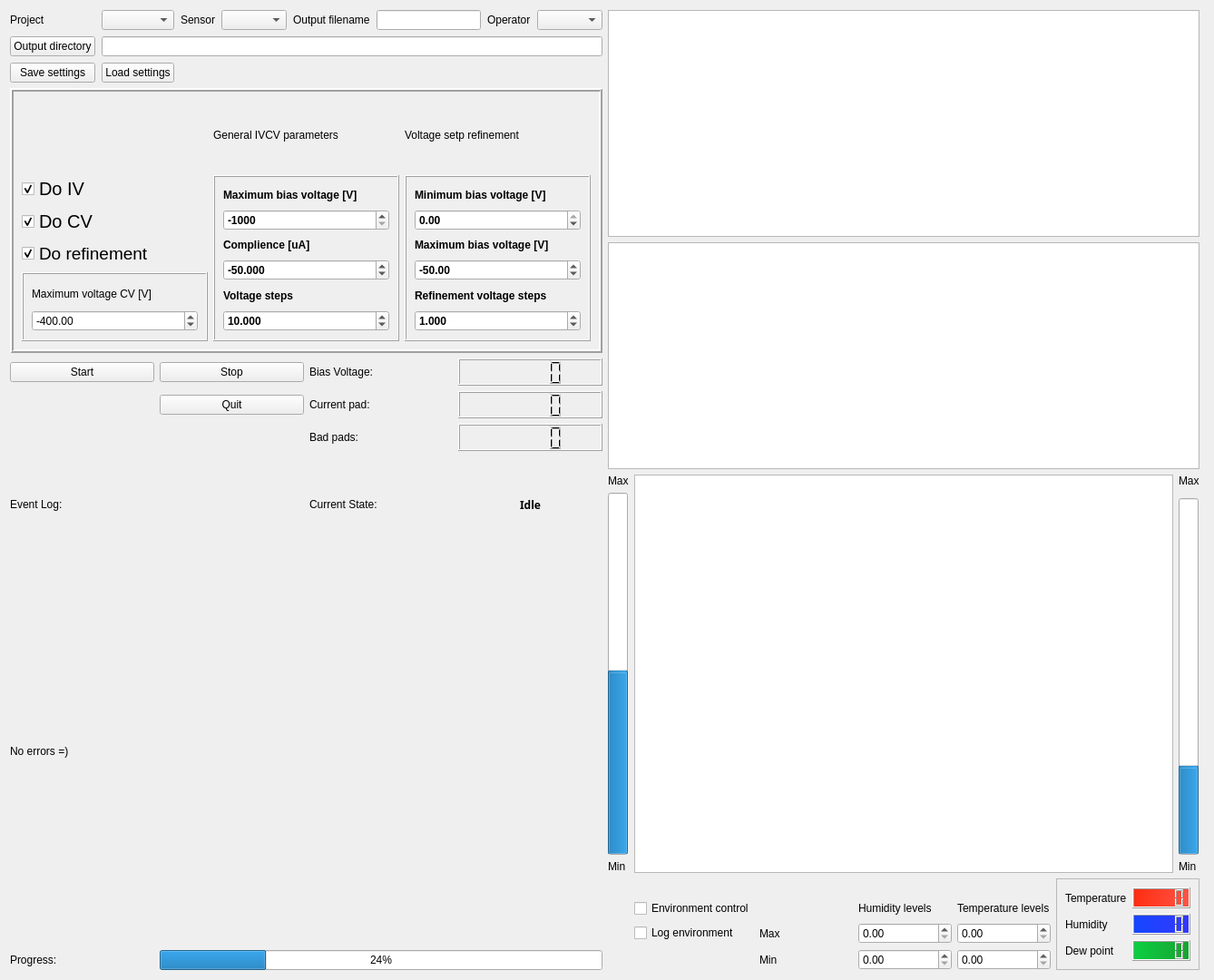
<?xml version="1.0" encoding="UTF-8"?>
<ui version="4.0">
 <class>QTC_main_widget</class>
 <widget class="QWidget" name="QTC_main_widget">
  <property name="geometry">
   <rect>
    <x>0</x>
    <y>0</y>
    <width>1338</width>
    <height>1080</height>
   </rect>
  </property>
  <property name="windowTitle">
   <string>Form</string>
  </property>
  <layout class="QGridLayout" name="gridLayout_3">
   <item row="0" column="0">
    <layout class="QGridLayout" name="settings_layout">
     <property name="sizeConstraint">
      <enum>QLayout::SetDefaultConstraint</enum>
     </property>
     <property name="spacing">
      <number>7</number>
     </property>
     <item row="2" column="0">
      <widget class="QPushButton" name="save_to_button">
       <property name="text">
        <string>Output directory</string>
       </property>
      </widget>
     </item>
     <item row="7" column="0">
      <widget class="QPushButton" name="save_settings_button">
       <property name="text">
        <string>Save settings</string>
       </property>
      </widget>
     </item>
     <item row="1" column="1">
      <widget class="QComboBox" name="proj_comboBox"/>
     </item>
     <item row="1" column="5">
      <widget class="QLineEdit" name="filename"/>
     </item>
     <item row="7" column="1">
      <widget class="QPushButton" name="load_settings_button">
       <property name="text">
        <string>Load settings</string>
       </property>
      </widget>
     </item>
     <item row="1" column="2">
      <widget class="QLabel" name="sensor_label">
       <property name="text">
        <string>Sensor</string>
       </property>
      </widget>
     </item>
     <item row="2" column="1" colspan="7">
      <widget class="QLineEdit" name="output_dir_edit"/>
     </item>
     <item row="1" column="6">
      <widget class="QLabel" name="operator_label">
       <property name="maximumSize">
        <size>
         <width>16777215</width>
         <height>16777215</height>
        </size>
       </property>
       <property name="text">
        <string>Operator</string>
       </property>
      </widget>
     </item>
     <item row="1" column="0">
      <widget class="QLabel" name="project_label">
       <property name="text">
        <string>Project</string>
       </property>
      </widget>
     </item>
     <item row="1" column="7">
      <widget class="QComboBox" name="operator_comboBox"/>
     </item>
     <item row="1" column="3">
      <widget class="QComboBox" name="sensor_comboBox"/>
     </item>
     <item row="1" column="4">
      <widget class="QLabel" name="filename_label">
       <property name="text">
        <string>Output filename</string>
       </property>
      </widget>
     </item>
    </layout>
   </item>
   <item row="0" column="1" rowspan="2">
    <widget class="PlotWidget" name="IV_plot">
     <property name="minimumSize">
      <size>
       <width>0</width>
       <height>250</height>
      </size>
     </property>
    </widget>
   </item>
   <item row="0" column="2" rowspan="4">
    <spacer name="verticalSpacer">
     <property name="orientation">
      <enum>Qt::Vertical</enum>
     </property>
     <property name="sizeHint" stdset="0">
      <size>
       <width>5</width>
       <height>500</height>
      </size>
     </property>
    </spacer>
   </item>
   <item row="1" column="0" rowspan="2">
    <widget class="QFrame" name="DoIVCVframe">
     <property name="maximumSize">
      <size>
       <width>16777215</width>
       <height>16777215</height>
      </size>
     </property>
     <property name="autoFillBackground">
      <bool>false</bool>
     </property>
     <property name="styleSheet">
      <string notr="true"/>
     </property>
     <property name="frameShape">
      <enum>QFrame::Box</enum>
     </property>
     <property name="frameShadow">
      <enum>QFrame::Raised</enum>
     </property>
     <property name="lineWidth">
      <number>2</number>
     </property>
     <layout class="QGridLayout" name="gridLayout_2">
      <item row="1" column="1" rowspan="4">
       <widget class="QFrame" name="IV_settings_settings_2">
        <property name="maximumSize">
         <size>
          <width>16777215</width>
          <height>16777215</height>
         </size>
        </property>
        <property name="font">
         <font>
          <weight>75</weight>
          <bold>true</bold>
          <underline>false</underline>
         </font>
        </property>
        <property name="styleSheet">
         <string notr="true"/>
        </property>
        <property name="frameShape">
         <enum>QFrame::Box</enum>
        </property>
        <property name="frameShadow">
         <enum>QFrame::Raised</enum>
        </property>
        <layout class="QVBoxLayout" name="verticalLayout_5">
         <item>
          <widget class="QLabel" name="max_voltage_label_2">
           <property name="text">
            <string>Maximum bias voltage [V]</string>
           </property>
          </widget>
         </item>
         <item>
          <widget class="QDoubleSpinBox" name="max_voltage_2">
           <property name="decimals">
            <number>0</number>
           </property>
           <property name="minimum">
            <double>-1000.000000000000000</double>
           </property>
           <property name="maximum">
            <double>0.000000000000000</double>
           </property>
           <property name="singleStep">
            <double>10.000000000000000</double>
           </property>
           <property name="value">
            <double>-1000.000000000000000</double>
           </property>
          </widget>
         </item>
         <item>
          <widget class="QLabel" name="complience_label_2">
           <property name="text">
            <string>Complience [uA]</string>
           </property>
          </widget>
         </item>
         <item>
          <widget class="QDoubleSpinBox" name="complience_2">
           <property name="decimals">
            <number>3</number>
           </property>
           <property name="minimum">
            <double>-1000.000000000000000</double>
           </property>
           <property name="maximum">
            <double>0.000000000000000</double>
           </property>
           <property name="singleStep">
            <double>0.100000000000000</double>
           </property>
           <property name="value">
            <double>-50.000000000000000</double>
           </property>
          </widget>
         </item>
         <item>
          <widget class="QLabel" name="voltages_steps_label_2">
           <property name="text">
            <string>Voltage steps</string>
           </property>
          </widget>
         </item>
         <item>
          <widget class="QDoubleSpinBox" name="voltage_steps_2">
           <property name="buttonSymbols">
            <enum>QAbstractSpinBox::UpDownArrows</enum>
           </property>
           <property name="decimals">
            <number>3</number>
           </property>
           <property name="maximum">
            <double>1000.000000000000000</double>
           </property>
           <property name="value">
            <double>10.000000000000000</double>
           </property>
          </widget>
         </item>
        </layout>
       </widget>
      </item>
      <item row="1" column="0">
       <widget class="QCheckBox" name="doIV_checkBox_2">
        <property name="enabled">
         <bool>true</bool>
        </property>
        <property name="font">
         <font>
          <pointsize>15</pointsize>
         </font>
        </property>
        <property name="text">
         <string>Do IV</string>
        </property>
        <property name="checked">
         <bool>true</bool>
        </property>
       </widget>
      </item>
      <item row="0" column="2">
       <widget class="QLabel" name="refinement_settings_label_2">
        <property name="text">
         <string>Voltage setp refinement</string>
        </property>
       </widget>
      </item>
      <item row="0" column="1">
       <widget class="QLabel" name="general_settings_label_2">
        <property name="text">
         <string>General IVCV parameters</string>
        </property>
       </widget>
      </item>
      <item row="2" column="0">
       <widget class="QCheckBox" name="doCV_checkBox_2">
        <property name="font">
         <font>
          <pointsize>15</pointsize>
         </font>
        </property>
        <property name="text">
         <string>Do CV</string>
        </property>
        <property name="checked">
         <bool>true</bool>
        </property>
       </widget>
      </item>
      <item row="3" column="0">
       <widget class="QCheckBox" name="doRef_checkBox_2">
        <property name="font">
         <font>
          <pointsize>14</pointsize>
         </font>
        </property>
        <property name="text">
         <string>Do refinement</string>
        </property>
        <property name="checked">
         <bool>true</bool>
        </property>
       </widget>
      </item>
      <item row="1" column="2" rowspan="4">
       <widget class="QFrame" name="Refinement_settings_label_2">
        <property name="maximumSize">
         <size>
          <width>16777215</width>
          <height>16777215</height>
         </size>
        </property>
        <property name="font">
         <font>
          <weight>75</weight>
          <bold>true</bold>
          <underline>false</underline>
         </font>
        </property>
        <property name="styleSheet">
         <string notr="true"/>
        </property>
        <property name="frameShape">
         <enum>QFrame::Box</enum>
        </property>
        <property name="frameShadow">
         <enum>QFrame::Raised</enum>
        </property>
        <layout class="QVBoxLayout" name="verticalLayout_4">
         <item>
          <widget class="QLabel" name="minimu_refinement_label_2">
           <property name="text">
            <string>Minimum bias voltage [V]</string>
           </property>
          </widget>
         </item>
         <item>
          <widget class="QDoubleSpinBox" name="min_refine_spin_2">
           <property name="decimals">
            <number>2</number>
           </property>
           <property name="minimum">
            <double>-1000.000000000000000</double>
           </property>
           <property name="maximum">
            <double>0.000000000000000</double>
           </property>
           <property name="singleStep">
            <double>10.000000000000000</double>
           </property>
           <property name="value">
            <double>0.000000000000000</double>
           </property>
          </widget>
         </item>
         <item>
          <widget class="QLabel" name="maximum_refinement_label_2">
           <property name="text">
            <string>Maximum bias voltage [V]</string>
           </property>
          </widget>
         </item>
         <item>
          <widget class="QDoubleSpinBox" name="max_refine_spin_2">
           <property name="decimals">
            <number>2</number>
           </property>
           <property name="minimum">
            <double>-1000.000000000000000</double>
           </property>
           <property name="maximum">
            <double>0.000000000000000</double>
           </property>
           <property name="singleStep">
            <double>10.000000000000000</double>
           </property>
           <property name="value">
            <double>-50.000000000000000</double>
           </property>
          </widget>
         </item>
         <item>
          <widget class="QLabel" name="voltages_steps_refine_label_2">
           <property name="text">
            <string>Refinement voltage steps</string>
           </property>
          </widget>
         </item>
         <item>
          <widget class="QDoubleSpinBox" name="refine_step_spin_2">
           <property name="buttonSymbols">
            <enum>QAbstractSpinBox::UpDownArrows</enum>
           </property>
           <property name="decimals">
            <number>3</number>
           </property>
           <property name="maximum">
            <double>1000.000000000000000</double>
           </property>
           <property name="value">
            <double>1.000000000000000</double>
           </property>
          </widget>
         </item>
        </layout>
       </widget>
      </item>
      <item row="4" column="0">
       <widget class="QFrame" name="frame">
        <property name="frameShape">
         <enum>QFrame::Box</enum>
        </property>
        <property name="frameShadow">
         <enum>QFrame::Raised</enum>
        </property>
        <layout class="QVBoxLayout" name="verticalLayout">
         <item>
          <widget class="QLabel" name="label">
           <property name="text">
            <string>Maximum voltage CV [V]</string>
           </property>
          </widget>
         </item>
         <item>
          <widget class="QDoubleSpinBox" name="max_voltage_CV">
           <property name="minimum">
            <double>-1000.000000000000000</double>
           </property>
           <property name="maximum">
            <double>0.000000000000000</double>
           </property>
           <property name="value">
            <double>-400.000000000000000</double>
           </property>
          </widget>
         </item>
        </layout>
       </widget>
      </item>
     </layout>
    </widget>
   </item>
   <item row="2" column="1" rowspan="2">
    <widget class="PlotWidget" name="CV_plot">
     <property name="minimumSize">
      <size>
       <width>0</width>
       <height>250</height>
      </size>
     </property>
    </widget>
   </item>
   <item row="3" column="0" rowspan="2">
    <layout class="QGridLayout" name="controls_layout">
     <item row="0" column="3">
      <widget class="QLCDNumber" name="bias_voltage_lcd">
       <property name="minimumSize">
        <size>
         <width>0</width>
         <height>30</height>
        </size>
       </property>
       <property name="maximumSize">
        <size>
         <width>16777215</width>
         <height>30</height>
        </size>
       </property>
       <property name="smallDecimalPoint">
        <bool>false</bool>
       </property>
       <property name="segmentStyle">
        <enum>QLCDNumber::Filled</enum>
       </property>
      </widget>
     </item>
     <item row="1" column="1">
      <widget class="QPushButton" name="quit_button">
       <property name="text">
        <string>Quit</string>
       </property>
      </widget>
     </item>
     <item row="1" column="3">
      <widget class="QLCDNumber" name="current_pad_lcd">
       <property name="minimumSize">
        <size>
         <width>0</width>
         <height>30</height>
        </size>
       </property>
       <property name="maximumSize">
        <size>
         <width>16777215</width>
         <height>30</height>
        </size>
       </property>
      </widget>
     </item>
     <item row="0" column="1">
      <widget class="QPushButton" name="stop_button">
       <property name="text">
        <string>Stop</string>
       </property>
       <property name="icon">
        <iconset resource="../images/svg_resources.qrc">
         <normaloff>:/stop/stop.svg</normaloff>:/stop/stop.svg</iconset>
       </property>
      </widget>
     </item>
     <item row="4" column="0" rowspan="4" colspan="4">
      <widget class="QLabel" name="event_log">
       <property name="minimumSize">
        <size>
         <width>0</width>
         <height>400</height>
        </size>
       </property>
       <property name="maximumSize">
        <size>
         <width>16777215</width>
         <height>400</height>
        </size>
       </property>
       <property name="text">
        <string>No errors =)</string>
       </property>
       <property name="wordWrap">
        <bool>true</bool>
       </property>
       <property name="textInteractionFlags">
        <set>Qt::LinksAccessibleByMouse|Qt::TextSelectableByMouse</set>
       </property>
      </widget>
     </item>
     <item row="8" column="0">
      <widget class="QLabel" name="progress_label">
       <property name="text">
        <string>Progress:</string>
       </property>
      </widget>
     </item>
     <item row="3" column="2">
      <widget class="QLabel" name="state_label">
       <property name="text">
        <string>Current State:</string>
       </property>
      </widget>
     </item>
     <item row="8" column="1" colspan="3">
      <widget class="QProgressBar" name="progressBar">
       <property name="value">
        <number>24</number>
       </property>
      </widget>
     </item>
     <item row="0" column="2">
      <widget class="QLabel" name="bias_voltage_label">
       <property name="maximumSize">
        <size>
         <width>16777215</width>
         <height>25</height>
        </size>
       </property>
       <property name="text">
        <string>Bias Voltage:</string>
       </property>
      </widget>
     </item>
     <item row="0" column="0">
      <widget class="QPushButton" name="start_button">
       <property name="text">
        <string>Start</string>
       </property>
       <property name="icon">
        <iconset resource="../images/svg_resources.qrc">
         <normaloff>:/play/start.svg</normaloff>:/play/start.svg</iconset>
       </property>
      </widget>
     </item>
     <item row="3" column="3">
      <widget class="QLabel" name="state_indi">
       <property name="font">
        <font>
         <family>Perpetua Titling MT</family>
         <pointsize>9</pointsize>
         <weight>75</weight>
         <bold>true</bold>
         <kerning>true</kerning>
        </font>
       </property>
       <property name="text">
        <string>Idle</string>
       </property>
       <property name="alignment">
        <set>Qt::AlignCenter</set>
       </property>
      </widget>
     </item>
     <item row="3" column="0" colspan="2">
      <widget class="QLabel" name="event_log_label">
       <property name="text">
        <string>Event Log:</string>
       </property>
      </widget>
     </item>
     <item row="1" column="2">
      <widget class="QLabel" name="current_pad_label">
       <property name="maximumSize">
        <size>
         <width>16777215</width>
         <height>25</height>
        </size>
       </property>
       <property name="text">
        <string>Current pad:</string>
       </property>
      </widget>
     </item>
     <item row="2" column="3">
      <widget class="QLCDNumber" name="bad_pads_lcd">
       <property name="minimumSize">
        <size>
         <width>0</width>
         <height>30</height>
        </size>
       </property>
       <property name="maximumSize">
        <size>
         <width>16777215</width>
         <height>30</height>
        </size>
       </property>
      </widget>
     </item>
     <item row="2" column="2">
      <widget class="QLabel" name="bad_pads_label">
       <property name="maximumSize">
        <size>
         <width>16777215</width>
         <height>25</height>
        </size>
       </property>
       <property name="text">
        <string>Bad pads:</string>
       </property>
      </widget>
     </item>
    </layout>
   </item>
   <item row="4" column="1">
    <layout class="QGridLayout" name="environement_control_layout">
     <property name="sizeConstraint">
      <enum>QLayout::SetFixedSize</enum>
     </property>
     <item row="7" column="6">
      <widget class="QDoubleSpinBox" name="min_hum_spin"/>
     </item>
     <item row="4" column="8" rowspan="4" colspan="2">
      <widget class="QFrame" name="lcd_display">
       <property name="frameShape">
        <enum>QFrame::StyledPanel</enum>
       </property>
       <property name="frameShadow">
        <enum>QFrame::Raised</enum>
       </property>
       <layout class="QFormLayout" name="formLayout">
        <item row="0" column="0">
         <widget class="QLabel" name="temp_lcd_label">
          <property name="text">
           <string>Temperature</string>
          </property>
         </widget>
        </item>
        <item row="0" column="1">
         <widget class="QLCDNumber" name="temp_lcd">
          <property name="styleSheet">
           <string notr="true">background-color: qlineargradient(spread:pad, x1:0, y1:0, x2:1, y2:0, stop:0 rgb(255, 44, 16), stop:1 rgb(255, 85, 70));</string>
          </property>
         </widget>
        </item>
        <item row="1" column="0">
         <widget class="QLabel" name="hum_lcd_label">
          <property name="text">
           <string>Humidity</string>
          </property>
         </widget>
        </item>
        <item row="1" column="1">
         <widget class="QLCDNumber" name="hum_lcd">
          <property name="styleSheet">
           <string notr="true">background-color: qlineargradient(spread:pad, x1:0, y1:0, x2:1, y2:0, stop:0 rgb(21, 71, 255), stop:1 rgb(53, 56, 255));</string>
          </property>
         </widget>
        </item>
        <item row="2" column="0">
         <widget class="QLabel" name="dew_point_lcd_label">
          <property name="text">
           <string>Dew point</string>
          </property>
         </widget>
        </item>
        <item row="2" column="1">
         <widget class="QLCDNumber" name="dew_point_lcd">
          <property name="styleSheet">
           <string notr="true">background-color: qlineargradient(spread:pad, x1:0, y1:0, x2:1, y2:0, stop:0 rgb(11, 208, 67), stop:1 rgb(25, 161, 48));</string>
          </property>
         </widget>
        </item>
       </layout>
      </widget>
     </item>
     <item row="6" column="4">
      <widget class="QCheckBox" name="log_env_check">
       <property name="text">
        <string>Log environment</string>
       </property>
      </widget>
     </item>
     <item row="7" column="7">
      <widget class="QDoubleSpinBox" name="min_temp_spin"/>
     </item>
     <item row="6" column="5">
      <widget class="QLabel" name="max_label">
       <property name="text">
        <string>Max</string>
       </property>
      </widget>
     </item>
     <item row="6" column="6">
      <widget class="QDoubleSpinBox" name="max_hum_spin"/>
     </item>
     <item row="5" column="6">
      <widget class="QLabel" name="humm_levels_label">
       <property name="text">
        <string>Humidity levels</string>
       </property>
      </widget>
     </item>
     <item row="5" column="4">
      <widget class="QCheckBox" name="env_control_check">
       <property name="text">
        <string>Environment control</string>
       </property>
      </widget>
     </item>
     <item row="3" column="9">
      <widget class="QLabel" name="min_hum">
       <property name="text">
        <string>Min</string>
       </property>
      </widget>
     </item>
     <item row="7" column="5">
      <widget class="QLabel" name="min_label">
       <property name="text">
        <string>Min</string>
       </property>
      </widget>
     </item>
     <item row="5" column="7">
      <widget class="QLabel" name="temp_levels_label">
       <property name="text">
        <string>Temperature levels</string>
       </property>
      </widget>
     </item>
     <item row="2" column="9">
      <widget class="QProgressBar" name="humidity_bar">
       <property name="value">
        <number>24</number>
       </property>
       <property name="textVisible">
        <bool>false</bool>
       </property>
       <property name="orientation">
        <enum>Qt::Vertical</enum>
       </property>
      </widget>
     </item>
     <item row="6" column="7">
      <widget class="QDoubleSpinBox" name="max_temp_spin"/>
     </item>
     <item row="0" column="4" rowspan="4" colspan="5">
      <widget class="PlotWidget" name="pyqtPlotItem">
       <property name="maximumSize">
        <size>
         <width>16777215</width>
         <height>16777215</height>
        </size>
       </property>
      </widget>
     </item>
     <item row="0" column="9">
      <widget class="QLabel" name="max_hum">
       <property name="text">
        <string>Max</string>
       </property>
      </widget>
     </item>
     <item row="0" column="3">
      <widget class="QLabel" name="max_temp">
       <property name="text">
        <string>Max</string>
       </property>
      </widget>
     </item>
     <item row="3" column="3">
      <widget class="QLabel" name="min_temp">
       <property name="text">
        <string>Min</string>
       </property>
      </widget>
     </item>
     <item row="1" column="3" rowspan="2">
      <widget class="QProgressBar" name="temperature_bar">
       <property name="layoutDirection">
        <enum>Qt::LeftToRight</enum>
       </property>
       <property name="value">
        <number>50</number>
       </property>
       <property name="alignment">
        <set>Qt::AlignLeading|Qt::AlignLeft|Qt::AlignVCenter</set>
       </property>
       <property name="textVisible">
        <bool>false</bool>
       </property>
       <property name="orientation">
        <enum>Qt::Vertical</enum>
       </property>
       <property name="invertedAppearance">
        <bool>false</bool>
       </property>
      </widget>
     </item>
    </layout>
   </item>
  </layout>
 </widget>
 <customwidgets>
  <customwidget>
   <class>PlotWidget</class>
   <extends>QGraphicsView</extends>
   <header>pyqtgraph</header>
  </customwidget>
 </customwidgets>
 <resources>
  <include location="../images/svg_resources.qrc"/>
 </resources>
 <connections/>
</ui>
